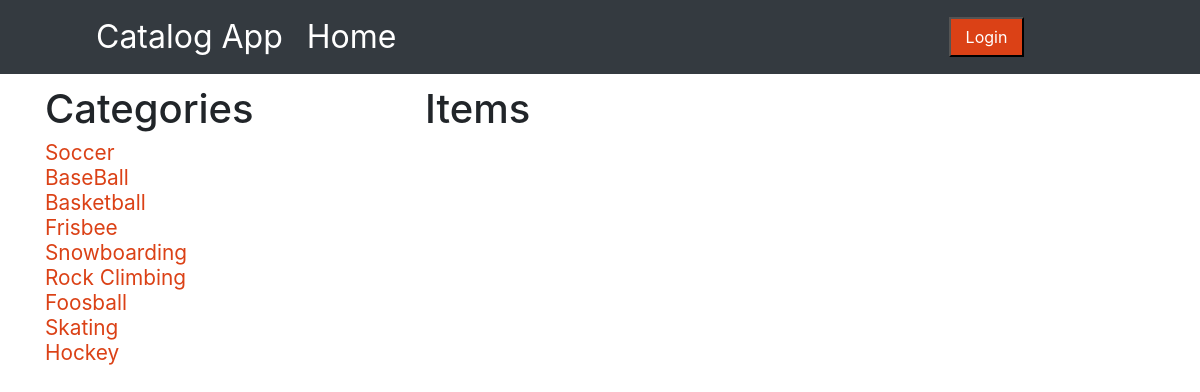
Screenshot of /catalog/Shinguards/items with the database file from the repository.
### catalogDB.py (models this page shows, shortened)
class Catalog(Base):
    __tablename__ = 'catalog'
    cname = Column(String(250), nullable=False)
    id = Column(Integer, primary_key=True)
    user = relationship(User)
    user_id = Column(Integer, ForeignKey("user.id"))

### catalogroutes.py (the view)
@app.route("/catalog/<name>/items", methods=["GET"])
def getCatalogItems(name):
    displayCatalogs = session.query(Catalog.cname).all()
    displayCatalog = (
        session.query(Catalog.cname).filter(Catalog.cname == name).first()
    )
    getItems = (
        session.query(Catalog, CatalogsItem)
        .filter((Catalog.id == CatalogsItem.catalogs_id) & (Catalog.cname == name))
        .all()
    )
    return render_template(
        "catalogItem.html",
        displayCatalogs=displayCatalogs,
        displayCatalog=displayCatalog,
        getItems=getItems,
    )

### catalogroutes.py (called while the page is built)
@app.context_processor
def override_url_for():
    return dict(url_for=dated_url_for)

def dated_url_for(endpoint, **values):
    if endpoint == "static":
        filename = values.get("filename", None)
        if filename:
            file_path = os.path.join(app.root_path, endpoint, filename)
            values["q"] = int(os.stat(file_path).st_mtime)
    return url_for(endpoint, **values)

### templates/catalogItem.html (shortened to what this page needs)
{% extends 'base.html'%} {% block content%}
<div class="container change-positionIndex">
  <div class="row">
    <div class="col-4 col-md-4">
      <h1>Categories</h1>
      <div class="fontSize">
        {% for catalog in displayCatalogs%}
        {{ catalog.cname }} <br />
        {%endfor%}
      </div>
    </div>
    <div class="col-8 col-md-8 ">
      <h1>{{ displayCatalog.cname }} Items</h1>
    </div>
  </div>
</div>
{%endblock%}

### static/css/styleIndex.css (style rules this page uses)
.change-positionIndex { position: relative; top: 80px; }
.fontSize { font-size: 1.3rem; line-height: 1.2; color: #db4116; }

### rows the page displays
Catalog: cname "Soccer"
Catalog: cname "BaseBall"
Catalog: cname "Basketball"
Catalog: cname "Frisbee"
Catalog: cname "Snowboarding"
Catalog: cname "Rock Climbing"
Catalog: cname "Foosball"
Catalog: cname "Skating"
Catalog: cname "Hockey"
